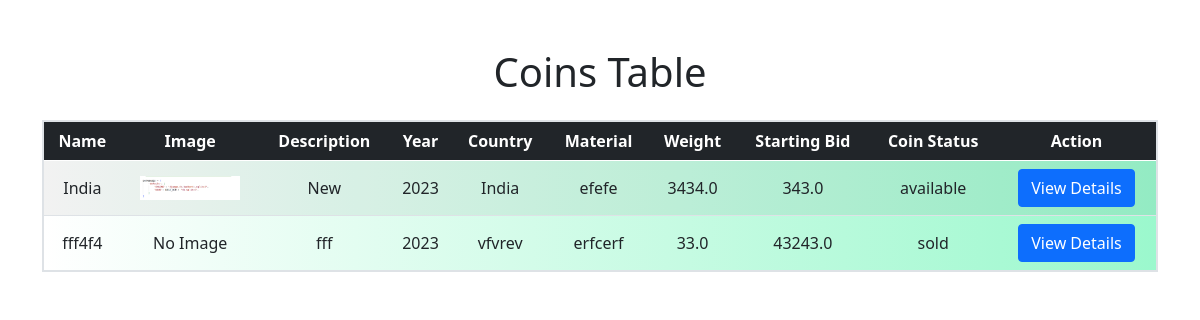
Before: /coins/ with the older database file.
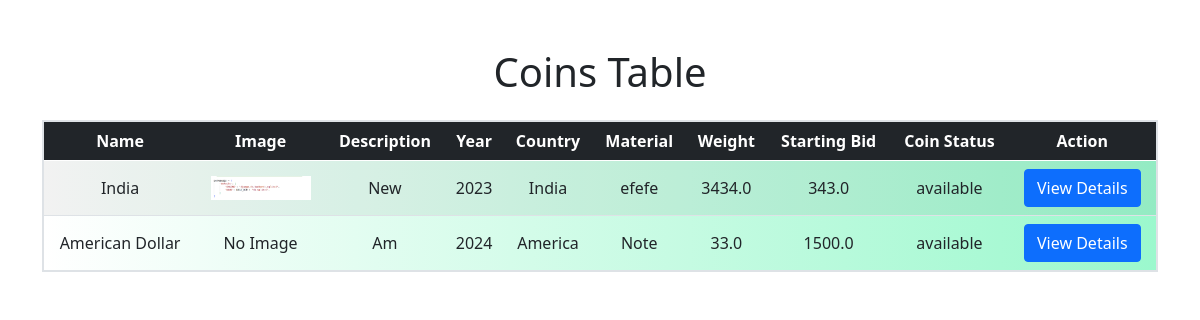
After: the same page with the newer database file.
### apps/models.py (models this page shows, shortened)
class Coin(models.Model):
    STATUS_CHOICES = (
        ('Select', 'Select'),  # Placeholder option
        ('available', 'Available'),
        ('sold', 'Sold'),
        ('pending', 'Pending'),
    )
    coin_id = models.AutoField(primary_key=True)  # Auto-incrementing primary key
    coin_image = models.ImageField(upload_to='coin_images/', null=True, blank=True)   # Image field to store coin image
    coin_name = models.CharField(max_length=100)  # Char field for coin name
    coin_desc = models.TextField()  # Text field for coin description
    coin_year = models.IntegerField()  # Integer field for coin year
    coin_country = models.CharField(max_length=50)  # Char field for coin country
    coin_material = models.CharField(max_length=50)  # Char field for coin material
    coin_weight = models.FloatField()  # Float field for coin weight
    starting_bid = models.FloatField()  # Float field for starting bid
    coin_status = models.CharField(max_length=50, choices=STATUS_CHOICES)  # Char field with choices for coin status
    created_by_id = models.IntegerField(null=True, blank=True)

### apps/views.py (the view)
# urls.py: path('coins/', coins_table, name='coins-table'),  # URL for the coins table HTML page
def coins_table(request):
    coins = Coin.objects.all()
    return render(request, 'coins_table.html', {'coins': coins})

### apps/templates/coins_table.html (shortened to what this page needs)
<html>
<head>
    <link href="https://cdn.jsdelivr.net/npm/bootstrap@5.0.0-beta3/dist/css/bootstrap.min.css" rel="stylesheet">
</head>
<body>
    <div class="container mt-5">
        <h1 class="text-center mb-4">Coins Table</h1>
        <div class="tabl<!DOCTYPE html>
            e-responsive">
            <table class="table table-striped table-hover border border-2 text-center align-middle">
                <thead class="table-dark">
                    <tr>
                        <th>Name</th>
                        <th>Image</th>
                        <th>Description</th>
                        <th>Year</th>
                        <th>Country</th>
                        <th>Material</th>
                        <th>Weight</th>
                        <th>Starting Bid</th>
                        <th>Coin Status</th>
                        <th>Action</th>
                    </tr>
                </thead>
                <tbody style="background: linear-gradient(90deg, white, #9bf8cd);">
                    {% for coin in coins %}
                    <tr>
                        <td>{{ coin.coin_name }}</td>
                        <td>
                            {% if coin.coin_image %}
                            <img src="{{ coin.coin_image.url }}" alt="{{ coin.coin_name }}" style="max-width: 100px;">
                            {% else %}
                                No Image
                            {% endif %}
                        </td>
                        <td>{{ coin.coin_desc }}</td>
                        <td>{{ coin.coin_year }}</td>
                        <td>{{ coin.coin_country }}</td>
                        <td>{{ coin.coin_material }}</td>
                        <td>{{ coin.coin_weight }}</td>
                        <td>{{ coin.starting_bid }}</td>
                        <td>{{ coin.coin_status }}</td>
                        <td><a href="{% url 'coin-details' coin_id=coin.pk %}" class="btn btn-primary">View Details</a></td>
                    </tr>
                    {% endfor %}
                </tbody>
            </table>
        </div>
    </div>
</body>
</html>

Changed rows visible on the page:
changed Coin: coin_name "fff4f4" → "American Dollar"; coin_desc "fff" → "Am"; coin_year "2023" → "2024"; coin_country "vfvrev" → "America"; coin_material "erfcerf" → "Note"; starting_bid "43243.0" → "1500.0"; coin_status "sold" → "available"
